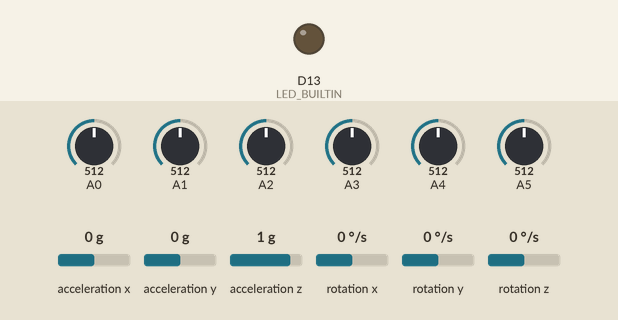
Bench run of a sketch on a simulated Arduino Nano 33 BLE. On the bench: output pins drawn as LEDs (lit = HIGH). The test bench sets the inputs (shaded band); at power-on: A0 = 512, A1 = 512, A2 = 512, A3 = 512, A4 = 512, A5 = 512, acceleration x 0 g, acceleration y 0 g, acceleration z 1 g, rotation x 0 °/s, rotation y 0 °/s, rotation z 0 °/s. Nothing arrives over Bluetooth unless stated; a phone connects over Bluetooth LE 3 s after start; what the sketch prints to the serial monitor is not drawn.

Above: at 0.1 s.
At 10.1 s:
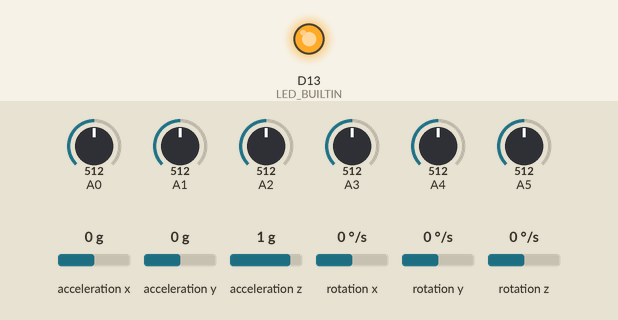
10.2 s: A0 set to 106
11.7 s: A0 set to 88
Timing chart, 0 to 14.7 s (numbered marks = the images above; inputs shaded):
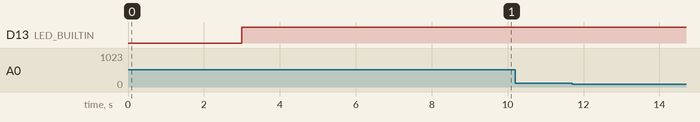

The sketch:

Indigo_Arduino_Code.ino
```cpp
#include <ArduinoBLE.h>
#include <Arduino_LSM9DS1.h>
int heart_rate;
long int now;
float start,reader,accel_x,accel_y,accel_z,gyro_x,gyro_y,gyro_z;
int temp1, temp2, temp3, temp4, temp5, temp6;
BLEService customService2("2101");
BLEService customService3("3101");


BLEUnsignedIntCharacteristic customtemp1Char("2101", BLERead | BLENotify);
BLEUnsignedIntCharacteristic customtemp2Char("2102", BLERead | BLENotify);
BLEUnsignedIntCharacteristic customtemp3Char("2103", BLERead | BLENotify);
BLEUnsignedIntCharacteristic customtemp4Char("2104", BLERead | BLENotify);
BLEUnsignedIntCharacteristic customtemp5Char("2105", BLERead | BLENotify);
BLEUnsignedIntCharacteristic customtemp6Char("2106", BLERead | BLENotify);
BLEUnsignedIntCharacteristic customaccel_x("3101", BLERead | BLENotify);
BLEUnsignedIntCharacteristic customaccel_y("3102", BLERead | BLENotify);
BLEUnsignedIntCharacteristic customaccel_z("3103", BLERead | BLENotify);
BLEUnsignedIntCharacteristic customgyro_x("3104", BLERead | BLENotify);
BLEUnsignedIntCharacteristic customgyro_y("3105", BLERead | BLENotify);
BLEUnsignedIntCharacteristic customgyro_z("3106", BLERead | BLENotify);
void setup() {
IMU.begin();
Serial.begin(57600);

pinMode(LED_BUILTIN, OUTPUT);
bluetooth();
Serial.println("Bluetooth device is now active, waiting for connections...");
}
void loop() {
BLEDevice central = BLE.central();
if (central) {
Serial.print("Connected to central: ");
Serial.println(central.address());
digitalWrite(LED_BUILTIN, HIGH);
while (central.connected()) {
  delay(1);

read_temp();
read_IMU();


customtemp1Char.writeValue(temp1);
customtemp2Char.writeValue(temp2);
customtemp3Char.writeValue(temp3);
customtemp4Char.writeValue(temp4);
customtemp5Char.writeValue(temp5);
customtemp6Char.writeValue(temp6);
customaccel_x.writeValue(accel_x);
customaccel_y.writeValue(accel_y);
customaccel_z.writeValue(accel_z);
customgyro_x.writeValue(gyro_x);
customgyro_y.writeValue(gyro_y);
customgyro_z.writeValue(gyro_z);
Serial.print("At Main Function");

    Serial.print(temp1);
    Serial.print('\t');
    Serial.print(temp2);
    Serial.print('\t');
    Serial.print(temp3);
    Serial.print('\t');
    Serial.print(temp4);
    Serial.print('\t');
    Serial.print(temp5);
    Serial.print('\t');
    Serial.print(temp6);
    Serial.print('\t');
    Serial.print(accel_x);
    Serial.print('\t');
    Serial.print(accel_y);
    Serial.print('\t');
    Serial.print(accel_z);
    Serial.print('\t');
    Serial.print(gyro_x);
    Serial.print('\t');
    Serial.print(gyro_y);
    Serial.print('\t');
    Serial.print(gyro_z);
    Serial.print('\t');
}
}
digitalWrite(LED_BUILTIN, LOW);
Serial.print("Disconnected from central: ");
Serial.println(central.address());
}


void bluetooth()
{
if (!BLE.begin()) {
Serial.println("BLE failed to Initiate");
delay(500);
while (1);
}
BLE.setLocalName("Indigo");
BLE.setAdvertisedService(customService2);
BLE.setAdvertisedService(customService3);
customService2.addCharacteristic(customtemp1Char);
customService2.addCharacteristic(customtemp2Char);
customService2.addCharacteristic(customtemp3Char);
customService2.addCharacteristic(customtemp4Char);
customService2.addCharacteristic(customtemp5Char);
customService2.addCharacteristic(customtemp6Char);
customService3.addCharacteristic(customaccel_x);
customService3.addCharacteristic(customaccel_y);
customService3.addCharacteristic(customaccel_z);
customService3.addCharacteristic(customgyro_x);
customService3.addCharacteristic(customgyro_y);
customService3.addCharacteristic(customgyro_z);

BLE.addService(customService2);
BLE.addService(customService3);
customtemp1Char.writeValue(temp1);
customtemp2Char.writeValue(temp2);
customtemp3Char.writeValue(temp3);
customtemp4Char.writeValue(temp4);
customtemp5Char.writeValue(temp5);
customtemp6Char.writeValue(temp6);
customaccel_x.writeValue(accel_x);
customaccel_y.writeValue(accel_y);
customaccel_z.writeValue(accel_z);
customgyro_x.writeValue(gyro_x);
customgyro_y.writeValue(gyro_y);
customgyro_z.writeValue(gyro_z);

BLE.advertise();
}

void read_temp()
{
int temp1Pin = 0;
int temp2Pin = 1;
int temp3Pin = 2;
int temp4Pin = 3;
int temp5Pin = 4;
int temp6Pin = 5;
temp1 = analogRead(temp1Pin) ;
temp2 = analogRead(temp2Pin) ;
temp3 = analogRead(temp3Pin) ;
temp4 = analogRead(temp4Pin) ;
temp5 = analogRead(temp5Pin) ;
temp6 = analogRead(temp6Pin) ;
}
void read_IMU() {


  if (IMU.accelerationAvailable()) {
    IMU.readAcceleration(accel_x,accel_y,accel_z);
  }
   if (IMU.gyroscopeAvailable()) {
    IMU.readGyroscope(gyro_x, gyro_y, gyro_z);
  }
}
```

Measured:
- after the input at 10.2 s, every drawn part: stays the same
- after the input at 11.7 s, every drawn part: stays the same
